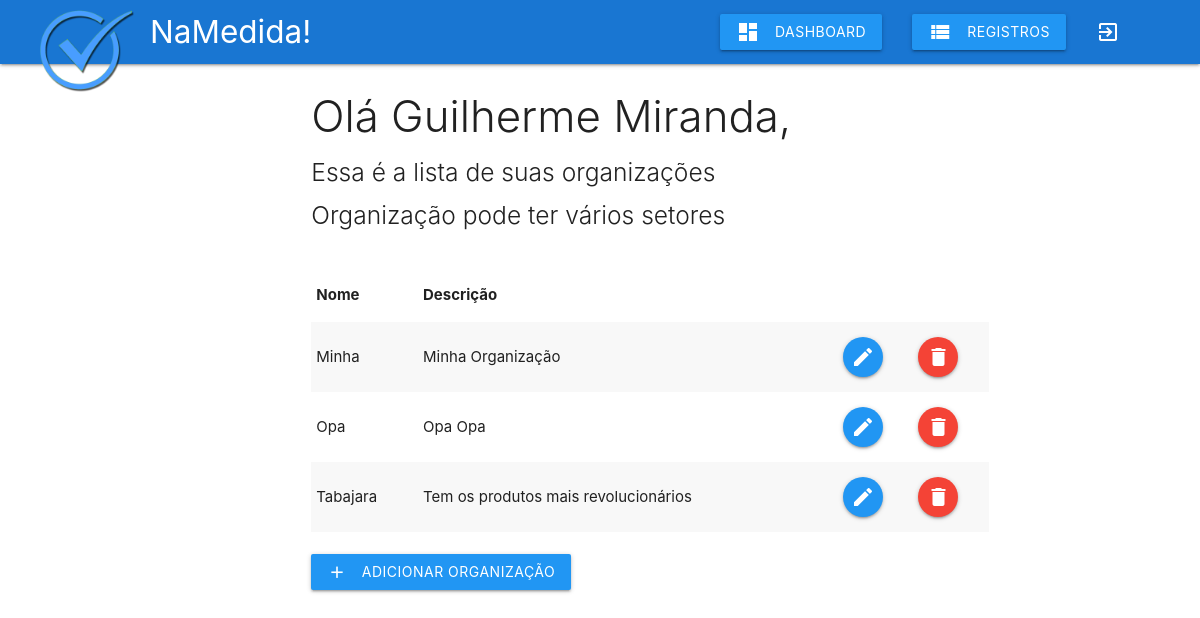
The app's page /php/organizacao.php (signed in), older data.
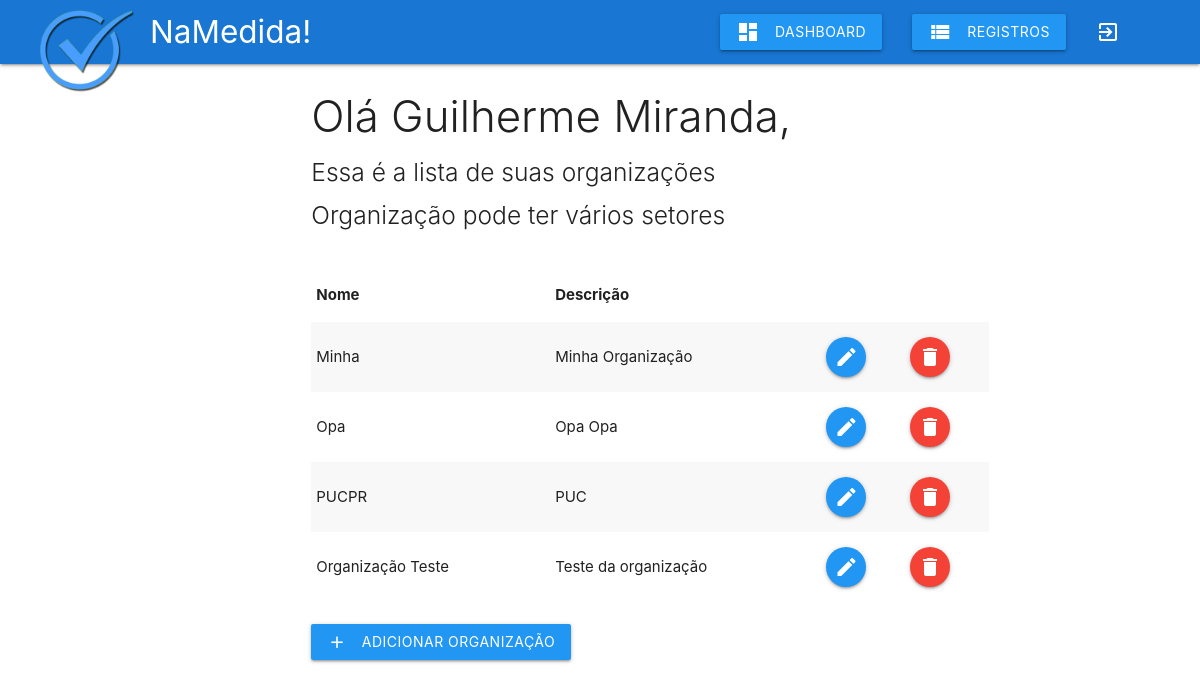
The same page, newer data.
### tables this page shows
CREATE TABLE `organizacao` (
  `idOrganizacao` int(11) NOT NULL,
  `idUsuario` int(11) DEFAULT NULL,
  `nome` varchar(45) DEFAULT NULL,
  `descricao` varchar(255) DEFAULT NULL
);

### php/includes/dados-usuario.php (called while the page is built, shortened)
<?php
$id = $_SESSION['idUsuario'];
$sql = "SELECT * FROM usuario WHERE idUsuario = '$id'";
$resultado = mysqli_query($connect, $sql);
$dados = mysqli_fetch_array($resultado);
$id = $dados['idUsuario'];

### php/includes/cabecalhos.php (called while the page is built, shortened)
<?php
$organizacao[] = 'Nome';
$organizacao[] = 'Descrição';

### php/organizacao.php (the view, shortened to what this page needs)
<?php
include_once 'db_connect.php';
include_once 'includes/header.php';
include_once 'includes/dados-usuario.php';
include_once 'includes/cabecalhos.php';
include_once 'includes/navbar.php';
?>
<div class="row">
	<div class="col s12 m7 push-m3">
		<h3 class="light"> Olá <?php echo $dados['nome']; ?>,</h3>
		<h5 class="light">Essa é a lista de suas organizações</h5>
		<h5 class="light">Organização pode ter vários setores </h5>
		<table class="striped responsive-table">
			<thead>
				<tr>
				<?php
					foreach ($organizacao as $key) {
						echo "<th>$key</th>";
					}
				?>
				</tr>
			</thead>
			<tbody>
				<?php
					$sql = "SELECT * FROM organizacao WHERE idUsuario = '$id'";
					$resultado = mysqli_query($connect, $sql);
					while ($organizacao_dados = mysqli_fetch_array($resultado)):
				?>
				<tr>
					<td><?php echo $organizacao_dados['nome']; ?></td>
					<td><?php echo $organizacao_dados['descricao']; ?></td>
					<td><a href="editar-organizacao.php?idOrganizacao=<?php echo $organizacao_dados['idOrganizacao']; ?>" class="btn-floating blue"><i class="material-icons">edit</i></a></td><td><a href="#modal<?php echo $organizacao_dados['idOrganizacao']; ?>" class="btn-floating red modal-trigger"><i class="material-icons">delete</i></a></td>
				</tr>
				<?php endwhile; ?>
			</tbody>
		</table>
		<br>
		<a class='btn waves-effect waves-light blue' href='adicionar-organizacao.php'>adicionar organização<i class="material-icons left">add</i></a>
	</div>
</div>
<?php
include_once 'includes/footer.php';
?>

Row changes from the older to the newer data that the page shows:
removed organizacao: nome "Tabajara", descricao "Tem os produtos mais revolucionários"
added organizacao: nome "PUCPR", descricao "PUC"
added organizacao: nome "Organização Teste", descricao "Teste da organização"
